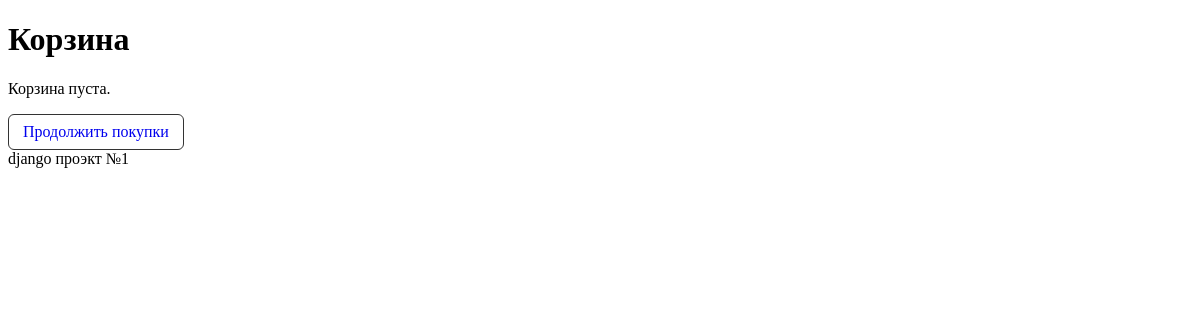
The app's page /cart/ (signed in), older data.
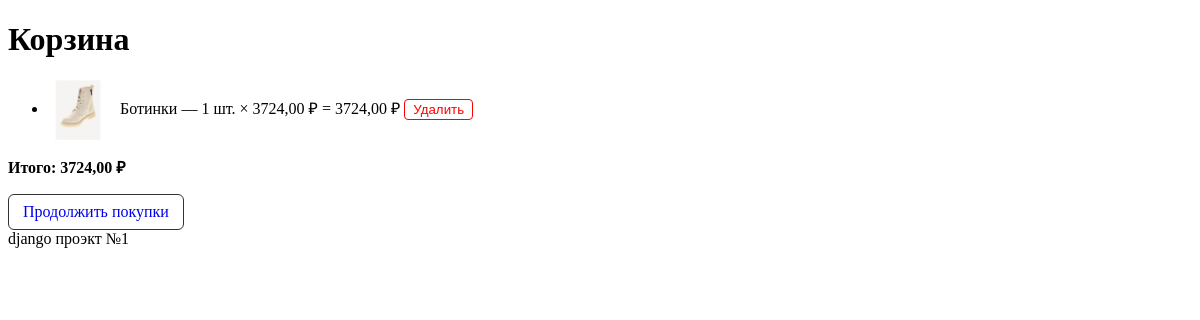
The same page, newer data.
### mainapp/models.py (models this page shows, shortened)
class CartItem(models.Model):
    cart = models.ForeignKey(
        Cart,
        on_delete=models.CASCADE,
        related_name="items",
        verbose_name="корзина",
    )
    product = models.ForeignKey(
        Product,
        on_delete=models.CASCADE,
        related_name="cart_items",
        verbose_name="товар",
    )
    quantity = models.PositiveIntegerField(default=1, verbose_name="количество")
    class Meta:
        verbose_name = "Позиция корзины"
        verbose_name_plural = "Позиции корзины"
        unique_together = ("cart", "product")
    def item_total(self):
        return self.product.discounted_price * self.quantity

class Product(models.Model):
  article = models.CharField(max_length = 50, unique = True, verbose_name = 'артикул')
  name = models.CharField(max_length = 255,  verbose_name = 'товар')
  description = models.TextField(blank = True, default = "" , verbose_name = 'описание')
  price = models.DecimalField(max_digits = 10, decimal_places = 2, validators = [MinValueValidator(0.01)], verbose_name = "Цена")
  unit = models.CharField(max_length = 10, verbose_name = "Единица измерения", default = "шт.")
  stock_quantity = models.IntegerField(default = 0, validators  = [MinValueValidator(0)], verbose_name = "количество на складе")
  discount = models.DecimalField(max_digits = 5, decimal_places = 2, default = 0, validators = [MinValueValidator(0), MaxValueValidator(100)], verbose_name = "скидка")
  photo = models.ImageField(upload_to = "products/", blank = True, null = True, verbose_name = 'фото')
  category = models.ForeignKey(Category, on_delete = models.PROTECT, related_name = 'products', verbose_name = 'категория' )
  manufacturer = models.ForeignKey(Manufacturer, on_delete = models.PROTECT, related_name = 'products', verbose_name = 'производитель' )
  supplier = models.ForeignKey(Supplier, on_delete = models.PROTECT, related_name = 'products', verbose_name = 'поставщик' )
  @property
  def discounted_price(self):
    if self.discount > 0 :
      return round(self.price * (1 - self.discount /100), 2)
    return self.price
  class Meta:
    verbose_name = 'Товар'
    verbose_name_plural = 'Товары'
    ordering = ['name']

class Cart(models.Model):
  user = models.OneToOneField(
    settings.AUTH_USER_MODEL,
    on_delete=models.CASCADE,
    related_name='cart',
    verbose_name='пользователь'
  )
  created_at = models.DateTimeField(auto_now_add=True)
  class Meta:
    verbose_name = 'Корзина'
    verbose_name_plural = 'Корзины'
  def total_price(self):
      return sum(item.item_total() for item in self.items.all())

### mainapp/views.py (the view)
# urls.py: path("cart/", views.cart_view, name="cart"),
@login_required
def cart_view(request):
    cart, _ = Cart.objects.get_or_create(user=request.user)
    return render(request, "mainapp/cart.html", {"cart": cart})

### mainapp/templates/mainapp/cart.html (shortened to what this page needs)
{% extends 'base.html' %}
{% block content %}
<h1>Корзина</h1>
{% if cart.items.all %}
<ul>
  {% for item in cart.items.all %}
  <li>
    {% if item.product.photo %}
    <img src="{{ item.product.photo.url }}" alt="{{ item.product.name }}"
      style="width:60px;height:60px;object-fit:cover;vertical-align:middle;margin-right:8px;">
    {% endif %}
    {{ item.product.name }} — {{ item.quantity }} шт. ×
    {{ item.product.discounted_price }} ₽ =
    {{ item.item_total }} ₽
    <form method="post" action="{% url 'cart_remove' item.pk %}" style="display:inline;">
      <button type="submit"
        style="padding:2px 8px;border:1px solid red;background:none;border-radius:4px;cursor:pointer;color:red;">
        Удалить
      </button>
    </form>
  </li>
  {% endfor %}
</ul>
<p><strong>Итого: {{ cart.total_price }} ₽</strong></p>
{% else %}
<p>Корзина пуста.</p>
{% endif %}
<a href="{% url 'product_list' %}"
  style="display:inline-block;padding:8px 14px;border:1px solid #333;text-decoration:none;border-radius:6px;">
  Продолжить покупки
</a>
{% endblock %}

Row changes from the older to the newer data that the page shows:
added CartItem: product.photo (picture), product.name "Ботинки", quantity "1", product.discounted_price "3724,00", item_total "3724,00"
added Cart: total_price "3724,00"
Text that changed along with them:
text no longer shown: "Корзина пуста."
text now shown: "Итого: ₽"
